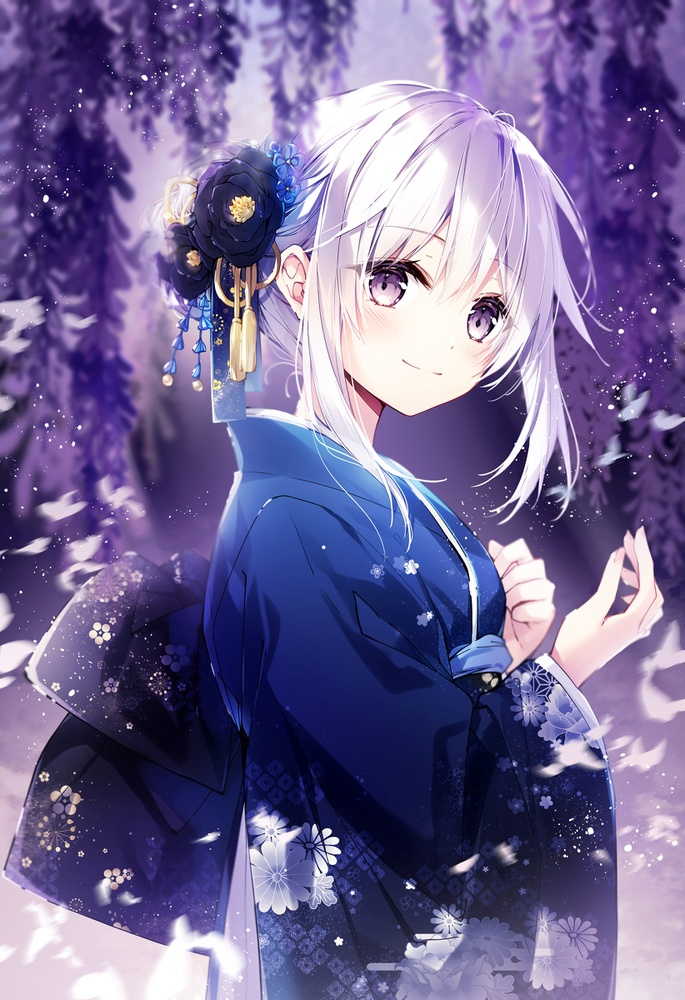
#> input picture SecondProject/ToolPrac/OpenCV/img/92307362_p0_master1200.jpg, 685 x 1000 px, shrunk from 822 x 1200 before the run
$ python test13.py
#> lines starting #> are read from the running program, lines starting #| are printed output that depends on the picture
# _*_ coding:utf-8 _*_
# 我的名字: Administrator-LQ
# 创建时间: 2021/11/08 19:49
# 文件名称: test13.py
# 开发工具: Pycharm
import numpy as np

from cv2 import cv2

img = cv2.imread("../img/92307362_p0_master1200.jpg")
#> img is the input picture: shape (1000, 685, 3); mean B, G, R 149.6, 103.6, 115
h,w,c = img.shape
#> h = 1000; w = 685; c = 3

# [8 lines of commented-out code are left out]
M = np.float32([[-1,0,0],[0,1,0]])

# 仿射变换
dst = cv2.warpAffine(img,M,(w,h))
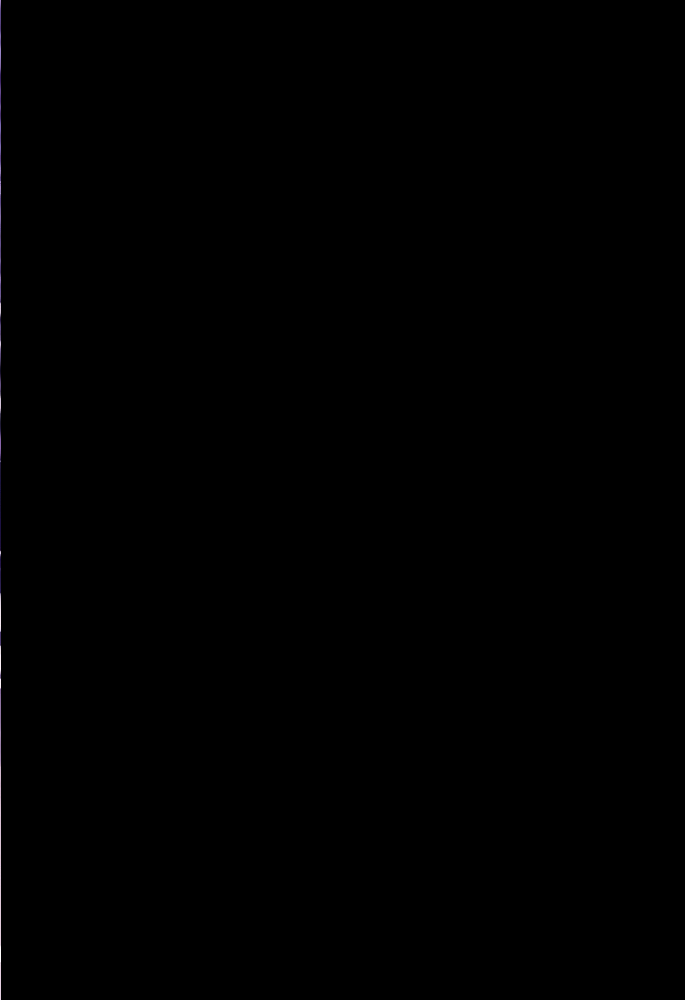
#> dst: shape (1000, 685, 3); mean B, G, R 0.2, 0.2, 0.2

cv2.imshow("img",img)
cv2.imshow("dst",dst)
cv2.waitKey(0)
cv2.destroyAllWindows()
